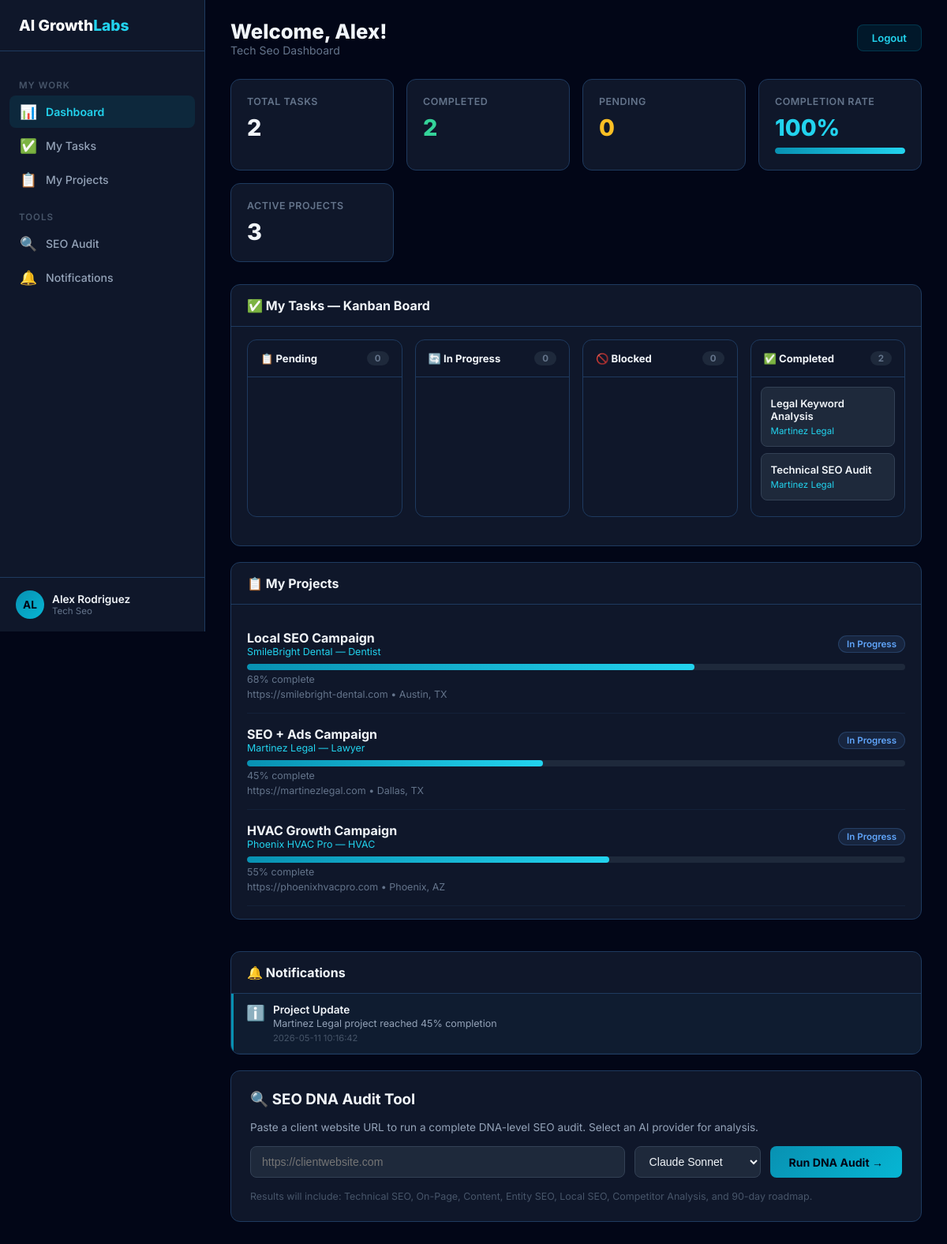
/dashboard (signed in), run on the app's committed database.
### tables this page shows
CREATE TABLE users (
        id INTEGER PRIMARY KEY AUTOINCREMENT,
        username TEXT UNIQUE NOT NULL,
        password_hash TEXT NOT NULL,
        full_name TEXT NOT NULL,
        email TEXT,
        role TEXT NOT NULL CHECK(role IN ('super_admin','worker','tech_seo','social_media','finance','sales')),
        rank TEXT DEFAULT 'junior',
        salary REAL DEFAULT 0,
        is_active INTEGER DEFAULT 1,
        created_at TEXT DEFAULT (datetime('now')),
        last_login TEXT
    );

CREATE TABLE tasks (
        id INTEGER PRIMARY KEY AUTOINCREMENT,
        project_id INTEGER REFERENCES projects(id),
        title TEXT NOT NULL,
        description TEXT,
        status TEXT DEFAULT 'pending' CHECK(status IN ('pending','in_progress','completed','blocked')),
        assigned_to INTEGER REFERENCES users(id),
        priority TEXT DEFAULT 'medium',
        due_date TEXT,
        completed_date TEXT,
        order_num INTEGER DEFAULT 0,
        created_at TEXT DEFAULT (datetime('now'))
    );

CREATE TABLE clients (
        id INTEGER PRIMARY KEY AUTOINCREMENT,
        business_name TEXT NOT NULL,
        contact_name TEXT,
        email TEXT,
        phone TEXT,
        website TEXT,
        industry TEXT,
        location TEXT,
        status TEXT DEFAULT 'lead' CHECK(status IN ('lead','prospect','active','completed','churned')),
        package TEXT,
        monthly_payment REAL DEFAULT 0,
        notes TEXT,
        source TEXT,
        created_at TEXT DEFAULT (datetime('now')),
        updated_at TEXT DEFAULT (datetime('now'))
    );

CREATE TABLE projects (
        id INTEGER PRIMARY KEY AUTOINCREMENT,
        client_id INTEGER REFERENCES clients(id),
        title TEXT NOT NULL,
        description TEXT,
        service_type TEXT,
        status TEXT DEFAULT 'pending' CHECK(status IN ('pending','in_progress','review','completed','paused')),
        priority TEXT DEFAULT 'medium' CHECK(priority IN ('low','medium','high','urgent')),
        assigned_worker_id INTEGER REFERENCES users(id),
        team_leader_id INTEGER REFERENCES users(id),
        progress INTEGER DEFAULT 0,
        start_date TEXT,
        due_date TEXT,
        completed_date TEXT,
        upsell_opportunities TEXT,
        created_at TEXT DEFAULT (datetime('now')),
        updated_at TEXT DEFAULT (datetime('now'))
    );

CREATE TABLE notifications (
        id INTEGER PRIMARY KEY AUTOINCREMENT,
        user_id INTEGER REFERENCES users(id),
        title TEXT NOT NULL,
        message TEXT,
        type TEXT DEFAULT 'info' CHECK(type IN ('info','warning','success','task','urgent')),
        is_read INTEGER DEFAULT 0,
        link TEXT,
        created_at TEXT DEFAULT (datetime('now'))
    );

### dashboard/main.py (the view)
@app.get("/dashboard", response_class=HTMLResponse)
async def dashboard(request: Request):
    user = get_current_user(request)
    if not user:
        return RedirectResponse(url="/login")
    role = user["role"]
    db = get_db()
    if role == "super_admin":
        data = _get_admin_data(db)
        template = "admin_dashboard.html"
    elif role in ("worker", "tech_seo"):
        data = _get_worker_data(db, user["id"])
        template = "worker_dashboard.html"
    elif role == "sales":
        data = _get_sales_data(db, user["id"])
        template = "sales_dashboard.html"
    elif role == "social_media":
        data = _get_social_data(db, user["id"])
        template = "social_dashboard.html"
    elif role == "finance":
        data = _get_finance_data(db)
        template = "finance_dashboard.html"
    else:
        data = {}
        template = "worker_dashboard.html"
    db.close()
    data["user"] = user
    data["request"] = request
    return templates.TemplateResponse(template, data)

### dashboard/templates/worker_dashboard.html (shortened to what this page needs)
<!DOCTYPE html>
<html lang="en">
<head>
<link rel="stylesheet" href="/static/css/dashboard.css">
</head>
<body>
<aside class="sidebar">
<div class="sidebar-logo">AI Growth<span>Labs</span></div>
<nav class="sidebar-nav">
<div class="sidebar-section">My Work</div>
<a href="/dashboard" class="sidebar-link active"><span class="icon">📊</span><span>Dashboard</span></a>
<a href="#tasks-section" class="sidebar-link"><span class="icon">✅</span><span>My Tasks</span></a>
<a href="#projects-section" class="sidebar-link"><span class="icon">📋</span><span>My Projects</span></a>
<div class="sidebar-section">Tools</div>
<a href="#audit-section" class="sidebar-link"><span class="icon">🔍</span><span>SEO Audit</span></a>
<a href="#notifications-section" class="sidebar-link"><span class="icon">🔔</span><span>Notifications</span></a>
</nav>
<div class="sidebar-user">
<div class="sidebar-avatar">{{ user.full_name[:2].upper() }}</div>
<div class="sidebar-user-info"><div class="name">{{ user.full_name }}</div><div class="role">{{ user.role.replace('_', ' ').title() }}</div></div>
</div>
</aside>
<main class="main">
<div class="main-header">
<div><h1>Welcome, {{ user.full_name.split()[0] }}!</h1><div class="subtitle">{{ user.role.replace('_', ' ').title() }} Dashboard</div></div>
<div class="header-actions"><a href="/logout" class="header-btn">Logout</a></div>
</div>
<div class="stats-grid">
<div class="stat-card"><div class="stat-label">Total Tasks</div><div class="stat-value">{{ stats.total_tasks }}</div></div>
<div class="stat-card"><div class="stat-label">Completed</div><div class="stat-value green">{{ stats.completed_tasks }}</div></div>
<div class="stat-card"><div class="stat-label">Pending</div><div class="stat-value yellow">{{ stats.pending_tasks }}</div></div>
<div class="stat-card"><div class="stat-label">Completion Rate</div><div class="stat-value cyan">{{ stats.completion_pct }}%</div><div class="progress-bar" style="margin-top:8px"><div class="progress-fill" style="width:{{ stats.completion_pct }}%"></div></div></div>
<div class="stat-card"><div class="stat-label">Active Projects</div><div class="stat-value">{{ stats.active_projects }}</div></div>
</div>
<div class="card" id="tasks-section">
<div class="card-header"><h3>✅ My Tasks — Kanban Board</h3></div>
<div class="card-body">
<div class="kanban-board">
<div class="kanban-col">
<div class="kanban-col-header">📋 Pending <span class="count">{{ my_tasks|selectattr('status','eq','pending')|list|length }}</span></div>
<div class="kanban-cards">
</div>
</div>
<div class="kanban-col">
<div class="kanban-col-header">🔄 In Progress <span class="count">{{ my_tasks|selectattr('status','eq','in_progress')|list|length }}</span></div>
<div class="kanban-cards">
</div>
</div>
<div class="kanban-col">
<div class="kanban-col-header">🚫 Blocked <span class="count">{{ my_tasks|selectattr('status','eq','blocked')|list|length }}</span></div>
<div class="kanban-cards">
</div>
</div>
<div class="kanban-col">
<div class="kanban-col-header">✅ Completed <span class="count">{{ my_tasks|selectattr('status','eq','completed')|list|length }}</span></div>
<div class="kanban-cards">
{% for t in my_tasks if t.status == 'completed' %}
<div class="kanban-card" data-id="{{ t.id }}">
<div class="k-title">{{ t.title }}</div>
<div class="k-project">{{ t.business_name or t.project_title or '' }}</div>
</div>
{% endfor %}
</div>
</div>
</div>
</div>
</div>
<div class="grid-3">
<div class="card" id="projects-section">
<div class="card-header"><h3>📋 My Projects</h3></div>
<div class="card-body">
{% for p in my_projects %}
<div style="padding:16px 0;border-bottom:1px solid rgba(30,58,95,.3)">
<div style="display:flex;justify-content:space-between;align-items:center;margin-bottom:8px">
<div>
<strong style="color:#F1F5F9">{{ p.title }}</strong>
<div style="color:#22D3EE;font-size:.78rem">{{ p.business_name or '' }} — {{ p.industry or '' }}</div>
</div>
<span class="badge badge-{{ p.status }}">{{ p.status.replace('_', ' ') }}</span>
</div>
<div class="progress-bar"><div class="progress-fill" style="width:{{ p.progress }}%"></div></div>
<div class="progress-text">{{ p.progress }}% complete</div>
<div style="color:#64748B;font-size:.78rem;margin-top:4px">{{ p.website or '' }} • {{ p.location or '' }}</div>
</div>
{% endfor %}
</div>
</div>
<div>
<div class="card" id="notifications-section">
<div class="card-header"><h3>🔔 Notifications</h3></div>
<div class="notif-list">
{% for n in notifications %}
<div class="notif-item {{ 'unread' if not n.is_read else '' }}" onclick="markRead({{ n.id }})">
<span class="notif-icon">{{ '🔴' if n.type == 'urgent' else '📋' if n.type == 'task' else '✅' if n.type == 'success' else 'ℹ️' }}</span>
<div class="notif-content">
<div class="title">{{ n.title }}</div>
<div class="msg">{{ n.message or '' }}</div>
<div class="time">{{ n.created_at }}</div>
</div>
</div>
{% endfor %}
</div>
</div>
</div>
</div>
<div class="audit-panel" id="audit-section">
<h3>🔍 SEO DNA Audit Tool</h3>
<p style="color:#94A3B8;font-size:.85rem;margin-bottom:16px">Paste a client website URL to run a complete DNA-level SEO audit. Select an AI provider for analysis.</p>
<div class="audit-input-group">
<input type="url" id="auditUrl" placeholder="https://clientwebsite.com">
<select id="auditProvider">
<option value="claude">Claude Sonnet</option>
</select>
<button class="audit-btn" onclick="runAudit()">Run DNA Audit →</button>
</div>
<p style="color:#475569;font-size:.78rem">Results will include: Technical SEO, On-Page, Content, Entity SEO, Local SEO, Competitor Analysis, and 90-day roadmap.</p>
</div>
</main>
</body>
</html>

### data on the page
users: full_name "AL", full_name "Alex Rodriguez", role.replace "Tech Seo", full_name "Alex"
tasks: title "Legal Keyword Analysis", business_name "Martinez Legal"
tasks: title "Technical SEO Audit", business_name "Martinez Legal"
projects: title "Local SEO Campaign", business_name "SmileBright Dental", industry "Dentist", status.replace "In Progress", progress "68", website "https://smilebright-dental.com", location "Austin, TX"
projects: title "SEO + Ads Campaign", business_name "Martinez Legal", industry "Lawyer", status.replace "In Progress", progress "45", website "https://martinezlegal.com", location "Dallas, TX"
projects: title "HVAC Growth Campaign", business_name "Phoenix HVAC Pro", industry "HVAC", status.replace "In Progress", progress "55", website "https://phoenixhvacpro.com", location "Phoenix, AZ"
notifications: type "ℹ️", title "Project Update", message "Martinez Legal project reached 45% completion", created_at "2026-05-11 10:16:42"

### other printed values
{{ stats.total_tasks }} "2"
{{ stats.completed_tasks }} "2"
{{ stats.pending_tasks }} "0"
{{ stats.completion_pct }} "100"
{{ stats.active_projects }} "3"
{{ my_tasks|selectattr('status','eq','pending')|list|length }} "0"
{{ my_tasks|selectattr('status','eq','in_progress')|list|length }} "0"
{{ my_tasks|selectattr('status','eq','blocked')|list|length }} "0"
{{ my_tasks|selectattr('status','eq','completed')|list|length }} "2"
